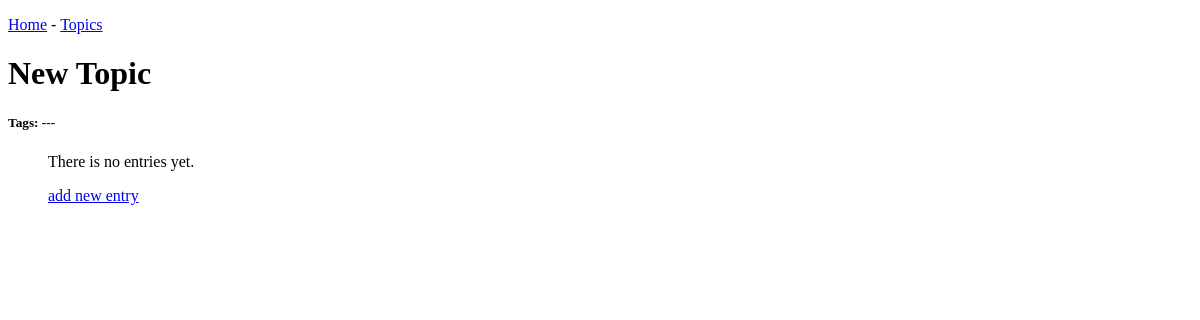
Page /blog/topic/6 on the earlier database version.
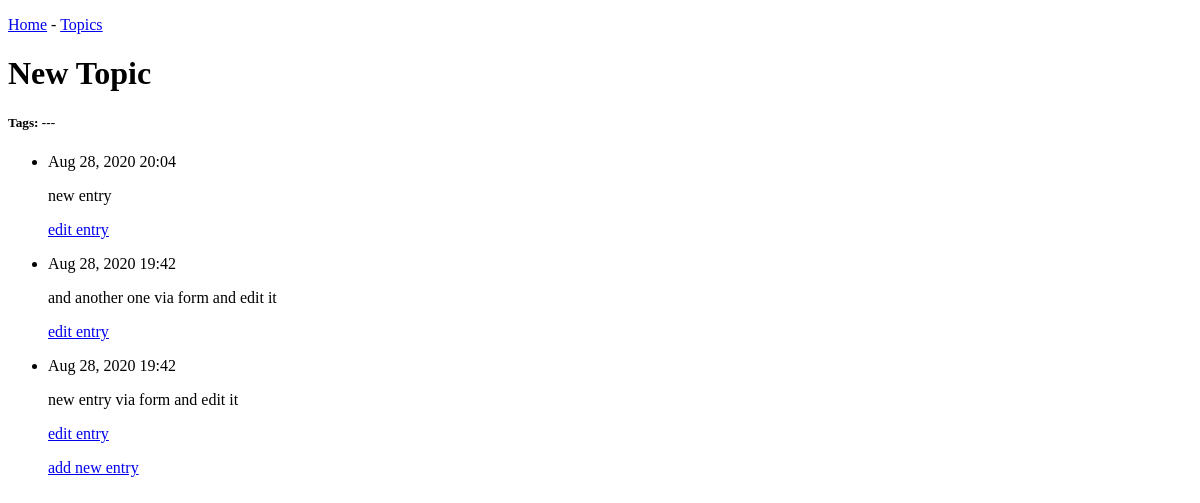
Same page on the later database version.
### blog/models.py (models this page shows, shortened)
class Topic(models.Model):
    text = models.CharField(max_length=200)
    date_added = models.DateTimeField(auto_now_add=True)
    tag = models.ManyToManyField(Tag, blank=True)
    def __str__(self):
        return self.text

class Entry(models.Model):
    topic = models.ForeignKey(Topic, on_delete=models.CASCADE)
    text = models.TextField()
    date_added = models.DateTimeField(auto_now_add=True)
    class Meta:
        verbose_name_plural = 'entries'

### blog/views.py (the view)
# urls.py: path('topic/<int:topic_id>', views.topic, name='topic'),
def topic(request, topic_id):
    topic = get_object_or_404(Topic, id=topic_id)
    entries = topic.entry_set.order_by('-date_added')
    tags = topic.tag.all()
    return render(request, 'blog/topic.html', {
        'topic': topic,
        'entries': entries,
        'tags': tags
    })

### blog/templates/blog/topic.html (shortened to what this page needs)
{% extends 'blog/layout.html' %}
{% block body %}
    <h1>{{ topic }}</h1>
    <h5>
        Tags:
        {% for tag in tags %}
            {{ tag }};
        {% empty %}
            ---
        {% endfor %}
    </h5>
    <ul>
        {% for entry in entries %}
        <li>
            <p>{{ entry.date_added|date:'M d, Y H:i' }}</p>
            <p>{{ entry.text|linebreaks }}</p>
            <p>
                <a href="{% url 'blog:edit_entry' entry.id %}">edit entry</a>
            </p>
        {% empty %}
            There is no entries yet.
        {% endfor %}
        </li>
        <p>
            <a href="{% url 'blog:new_entry' topic.id %}">add new entry</a>
        </p>
    </ul>
{% endblock %}

### blog/templates/blog/layout.html (shortened to what this page needs)
<!DOCTYPE html>
<html lang="en">
    <head>
    </head>
    <body>
        <p>
            <a href="{% url 'blog:index' %}">Home</a> -
            <a href="{% url 'blog:topics' %}">Topics</a>
        </p>
        {% block body %}
        {% endblock %}
    </body>
</html>

Differences in the rows shown:
added Entry: date_added "Aug 28, 2020 20:04", text "new entry"
added Entry: date_added "Aug 28, 2020 19:42", text "and another one via form and edit it"
added Entry: date_added "Aug 28, 2020 19:42", text "new entry via form and edit it"
Other differences:
text no longer shown: "There is no entries yet."
